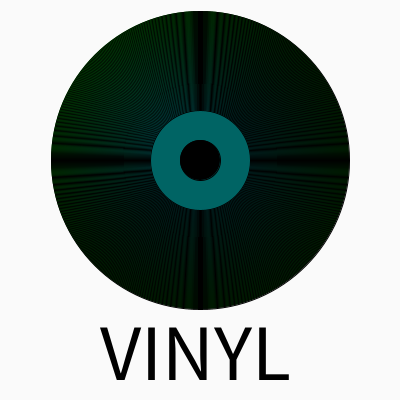
Frame 1 (no input)
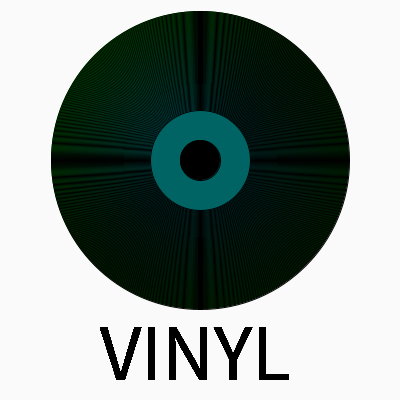
Frame 60 (the mouse pressed at the canvas centre just before this capture)
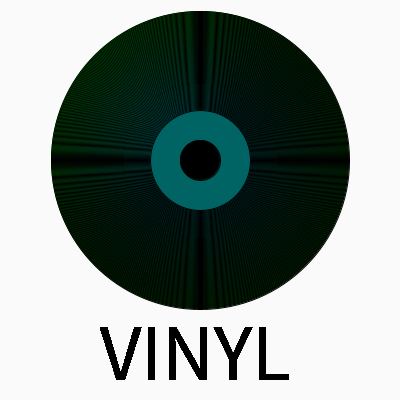
Frame 120 (the mouse held since frame 60 and released just before this capture)

The Processing sketch that drew these frames (run headless with seeded random() and noise(); from frame 60 on, the mouse is pressed at the canvas centre):

// Processing sketch: Ejercicio_3
// ── Ejercicio_3.pde
// este ejercicio fue un accidente. Estaba jugando con lo que habia aprendidio en los ejercicios anteriores y vi una estructura que me parecio,
//similar a un vinilo. Desede ese momento quise hacer una composicion que representara un vinilo. Este es el resultado.



float i=0;  // ya que estamos usando WHILE, al igual que en las otras dos composiciones, necesitamos una variable que vaya cambiando.

void setup() { // en void set up ponemos los valores del lugar de trabajo, del fondo y suavizamos vualquier cosa que se dibuje.
  background(250);
  size(400, 400);
smooth();
}


void draw() { 
  while (i<200) {  // aqui tenemos nuestra "condicion", mientras el valor de i sea menor a 200, algo sucedera.
    i=i+2; // aqui indicamos que cada fotograma el valor de i cambia en dos pixeles.
    fill(0,100, 0+i/2); // aqui indicamos el color de la elipse que se dibujara.
    ellipse(width/2, height/2-40, 300-i, 300-i); // esta es la ellipse, y vemos que en si tamano, no posicion, tiene los valores de i.
    //Esto significa que su tamano variara cada fotograma, y se hara mas pequeno.
    
    fill(0); // luego que quedo la forma de un vinilo, agregamosel color de la elipse del centro.
ellipse(width/2, height/2-40, 40, 40); // elipse del centro.
  }
  
  textSize(80);  // luego, aprendi a poner textos gracias a un video de youtube. https://www.youtube.com/watch?v=0E_oFm9EzDE ese es el video.
  text("VINYL", width/4,380);
}
